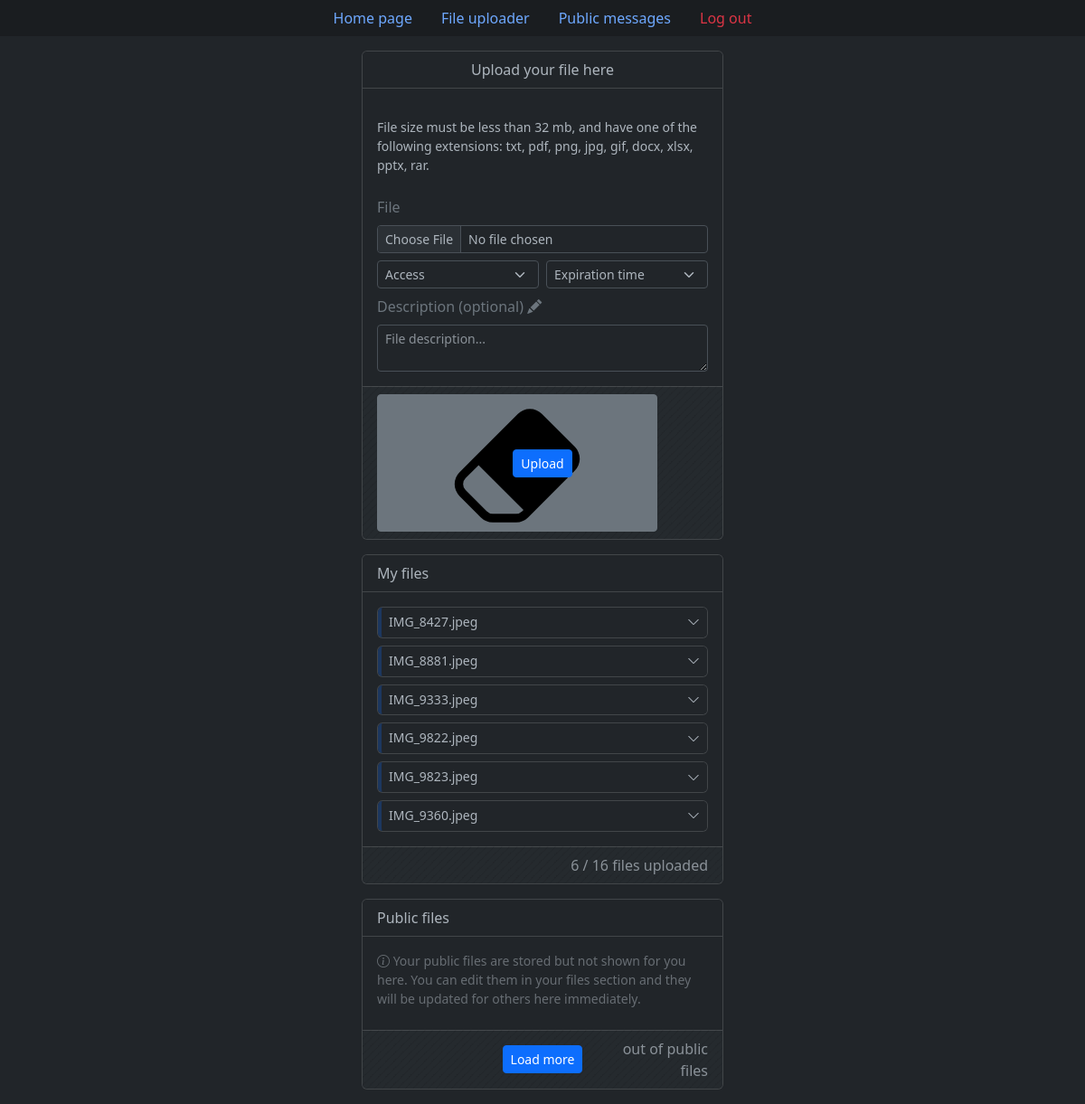
Screenshot of /upload_file (signed in) with the database file from the repository.
### tables this page shows
CREATE TABLE "files" (
    "id" integer,
    "original_file_name" text NOT NULL,
    "unique_file_name" text NOT NULL,
    "size_in_bytes" integer NOT NULL,
    "owner_id" text NOT NULL,
    "privacy" text NOT NULL,
    "upload_date" text NOT NULL,
    "expires" text NOT NULL,
    "description" text,
    FOREIGN KEY("owner_id") REFERENCES "users"("id") ON DELETE CASCADE ON UPDATE CASCADE,
    PRIMARY KEY("ID" AUTOINCREMENT)
);

### blueprints/file_uploader/views.py (the view, shortened to what this page needs)
@file_uploader.route("/upload_file", methods=["GET", "POST"])
def upload_file():
    if request.method == "GET":
        db = sqlite3db.get_db()
        cur = db.cursor()
        if current_user.is_authenticated:
            user_files = cur.execute("""
                SELECT f.id, original_file_name, unique_file_name, size_in_bytes,
                   owner_id, privacy, strftime("%d.%m.%Y %H:%M", upload_date) upload_date,
                   strftime("%d.%m.%Y %H:%M", expires) expires, description, username
                FROM files f
                LEFT JOIN users u ON f.owner_id = u.id
                WHERE owner_id = ?
                ORDER BY datetime(upload_date) DESC
            """, [current_user.id]).fetchall()
        else:
            user_files = None
        return render_template("file_uploader/upload_file.html", user_files=user_files)

### app.py (called while the page is built)
@login_manager.user_loader
def load_user(user_id):
    db = sqlite3db.get_db()
    cur = db.cursor()
    user = cur.execute("SELECT * FROM users WHERE id = ?", [user_id]).fetchone()
    if user is not None:
        return UserSQLite(user)
    return None

### blueprints/file_uploader/views.py (called while the page is built)
@file_uploader.teardown_request
def teardown_db(error):
    if hasattr(g, "db"):
        g.db.close()

### database.py (called while the page is built)
    def connect_db(self):
        con = sqlite3.connect(self.app.config["DB_PATH"])
        con.row_factory = sqlite3.Row
        return con

    def get_db(self):
        if not hasattr(g, "db"):
            g.db = self.connect_db()
        return g.db

### blueprints/file_uploader/templates/file_uploader/upload_file.html (shortened to what this page needs)
{% extends 'base.html' %}
{% if not validations %}
    {% set file_validation = "" %}
    {% set accessibility_validation = "" %}
    {% set expiration_validation = "" %}
    {% set description_validation = "" %}
    {% set file_feedback = "" %}
    {% set accessibility_feedback = "" %}
    {% set expiration_feedback = "" %}
    {% set description_feedback = "" %}
{% else %}
    {% set file_validation = "is-invalid" if not validations["file"]["check"] else "" %}
    {% set accessibility_validation = "is-invalid" if not validations["accessibility"]["check"] else "" %}
    {% set expiration_validation = "is-invalid" if not validations["expiration"]["check"] else "" %}
    {% set description_validation = "is-invalid" if not validations["description"]["check"] else "" %}
    {% set file_feedback = validations["file"]["feedback"] %}
    {% set accessibility_feedback = validations["accessibility"]["feedback"] %}
    {% set expiration_feedback = validations["expiration"]["feedback"] %}
    {% set description_feedback = validations["description"]["feedback"] %}
{% endif %}
{% block content %}
	<div class="card col-md-4 offset-md-4 mb-3">
		<div class="card-header text-center bg-dark fs-6 mb-3">
			Upload your file here
		</div>
		{% if not current_user.is_authenticated %}
			<div class="card-body ps-3 pe-3 pt-0 pb-0">
				<div class="card card-body mb-3 bg-body-secondary border border-secondary-subtle text-center"
					 style="font-size: .875rem;">
					<p class="mb-0">
						Uploading a file is <a href="{{ url_for('auth.log_in', next=url_for('file_uploader.upload_file')) }}"
												class="link-body"
												style="color: var(--bs-body-color);">log in</a> required.
					</p>
				</div>
			</div>
		{% else %}
			<form method="post" enctype="multipart/form-data" id="upload_file_form">
				<div class="card-body ps-3 pe-3 pt-0 pb-0">
					<div class="row g-2">
						<div class="col-md-12">
							<div class="bd-callout bd-callout-info mt-0 mb-0 py-3" style="font-size: .875rem;">
								File size must be less than {{ (config['FILE_UPLOAD_MAX_SIZE'] / (1024 * 1024))|int }} mb,
								and have one of the following extensions: txt, pdf, png, jpg, gif, docx, xlsx, pptx, rar.
							</div>
						</div>
						<div class="col-md-12">
							<p class="text-secondary fs-6 mb-0 pb-0">
								File
							</p>
						</div>
						<div class="col-md-12">
							<input class="form-control form-control-sm {{ file_validation }}"
								   type="file" id="formFile" name="outcoming_file" required>
						</div>
						<div class="col-md-6">
							<select class="form-select form-select-sm {{ accessibility_validation }}"
                                id="validationPrivacy" name="privacy" required>
								{% if form is defined %}
									<option disabled value="">Access</option>
								{% else %}
									<option selected disabled value="">Access</option>
								{% endif %}
							</select>
						</div>
						<div class="col-md-6">
							<select class="form-select form-select-sm {{ expiration_validation }}"
                                id="validationExpiration" name="expiration" required>
								{% if form is defined %}
									<option disabled value="">Expiration time</option>
								{% else %}
									<option selected disabled value="">Expiration time</option>
								{% endif %}
							</select>
						</div>
						<div class="col-md-12">
							<p class="text-secondary fs-6 mb-0 pb-0">
								Description (optional)
								<i class="bi bi-pencil-fill"></i>
							</p>
						</div>
						<div class="col-md-12">
							<textarea class="form-control form-control-sm {{ description_validation }}"
                                placeholder="File description..." id="validationDescription"
								name="file_description" rows="2"
								maxlength="{{ config['FILE_DESCRIPTION_LENGTH'] }}">{{ form.description if form is defined }}</textarea>
						</div>
					</div>
				</div>
				<div class="card-footer bg-stripes-body fs-6 mt-3">
					<div class="row g-0 align-items-center">
						<div class="col-md-4 text-start">
							<button type="button" class="btn btn-sm btn-secondary px-1 py-0"
									data-bs-toggle="tooltip" data-bs-placement="top" data-bs-title="Erase"
                                	data-bs-custom-class="tooltip-body"
									data-bs-trigger="hover"
									onclick="resetForm('upload_file_form')">
							</button>
						</div>
						<div class="col-md-4 text-center">
							<button type="submit" class="btn btn-sm btn-primary">Upload</button>
						</div>
					</div>
				</div>
			</form>
		{% endif %}
	</div>
	{% if current_user.is_authenticated %}
		<div class="card col-md-4 offset-md-4 mb-3">
			<div class="card-header text-start bg-dark fs-6 mb-3">
				My files
			</div>
			<div id="private-files-container" class="card-body py-0">
				{% if user_files %}
					{% for file in user_files %}
						{% set privacy_text_color =
							"text-primary text-opacity-75" if file['privacy'] == 'Public'
							else "text-warning text-opacity-75" if file['privacy'] == 'By link'
							else "text-success text-opacity-75" %}
						{% set privacy_border_color =
							"border-primary" if file['privacy'] == 'Public'
							else "border-warning" if file['privacy'] == 'By link'
							else "border-success" %}
						<div class="accordion accordion-dark-small">
							<div class="accordion-item mb-2">
								<h2 class="accordion-header">
									<button class="accordion-button collapsed shadow-none d-flex justify-content-between
											border-start border-4 {{ privacy_border_color }} border-opacity-25"
											type="button" data-bs-toggle="collapse"
											data-bs-target="#collapseFile{{ file['id'] }}" aria-expanded="true"
											aria-controls="collapseFile{{ file['id'] }}">
										<span class="d-inline-block text-truncate py-2"
											  style="max-width: 280px; font-size: .875rem;">
											{{ file['original_file_name'] }}
										</span>
									</button>
								</h2>
							</div>
						</div>
					{% endfor %}
				{% else %}
					<div class="card card-body text-center py-1 mb-2" style="font-size: .875rem;">
						You have not uploaded any file.
					</div>
				{% endif %}
			</div>
			<div class="card-footer bg-stripes-body mt-2">
				<div class="row g-0 align-items-center">
					<div class="col-md-12 text-end text-body-secondary">
						<span>
							<span id="private-files-count">{% if user_files %} {{ user_files|length }} {% else %} 0 {% endif %}</span> /
							<span id="private-files-allowed">{{ config["FILES_PER_USER"] }}</span> files uploaded
						</span>
					</div>
				</div>
			</div>
		</div>
	{% endif %}
	<div class="card col-md-4 offset-md-4 mb-3">
		<div class="card-header text-start bg-dark fs-6">
			Public files
		</div>
		{% if current_user.is_authenticated %}
			<div class="card-body text-body-tertiary pb-0" style="font-size: .875rem;">
				<i class="bi bi-info-circle"></i>
				Your public files are stored but not shown for you here.
				You can edit them in your files section and they will be updated for others here immediately.
			</div>
		{% endif %}
		<div id="public-files-container" class="card-body pb-0">
		</div>
		<div class="card-footer bg-stripes-body mt-2">
			<div class="row g-0 align-items-center">
				<div class="col-md-4 offset-md-4 text-center">
					<button id="load-more" type="button" class="btn btn-primary btn-sm">Load more</button>
				</div>
				<div class="col-md-4 text-end text-body-secondary">
					<span>
						 out of
						 public files
					</span>
				</div>
			</div>
		</div>
	</div>
{% endblock %}

### static/css/style.css (style rules this page uses)
.bg-stripes-body { background-image: linear-gradient(135deg, #212529 8.33%, #252a2e 8.33%, #252a2e 50%, #212529 50%, #212529 58.33%, #252a2e 58.33%, #252a2e 100%); background-size: 8.49px 8.49px; }
.accordion-dark-small { --bs-accordion-bg: var(--bs-body-bg); --bs-accordion-border-color: var(--bs-border-color-translucent); --bs-accordion-active-bg: var(--bs-tertiary-bg); --bs-accordion-active-color: var(--bs-body-color); --bs-accordion-btn-bg: var(--bs-body-bg); --bs-accordion-btn-icon-width: 0.875rem; --bs-accordion-btn-padding-x: 0.5rem; --bs-accordion-btn-padding-y: 0rem; }

### rows the page displays
files: original_file_name "IMG_8427.jpeg"
files: original_file_name "IMG_8881.jpeg"
files: original_file_name "IMG_9333.jpeg"
files: original_file_name "IMG_9822.jpeg"
files: original_file_name "IMG_9823.jpeg"
files: original_file_name "IMG_9360.jpeg"

### other values shown
{{ (config['FILE_UPLOAD_MAX_SIZE'] / (1024 * 1024))|int }} "32"
{{ user_files|length }} "6"
{{ config["FILES_PER_USER"] }} "16"
